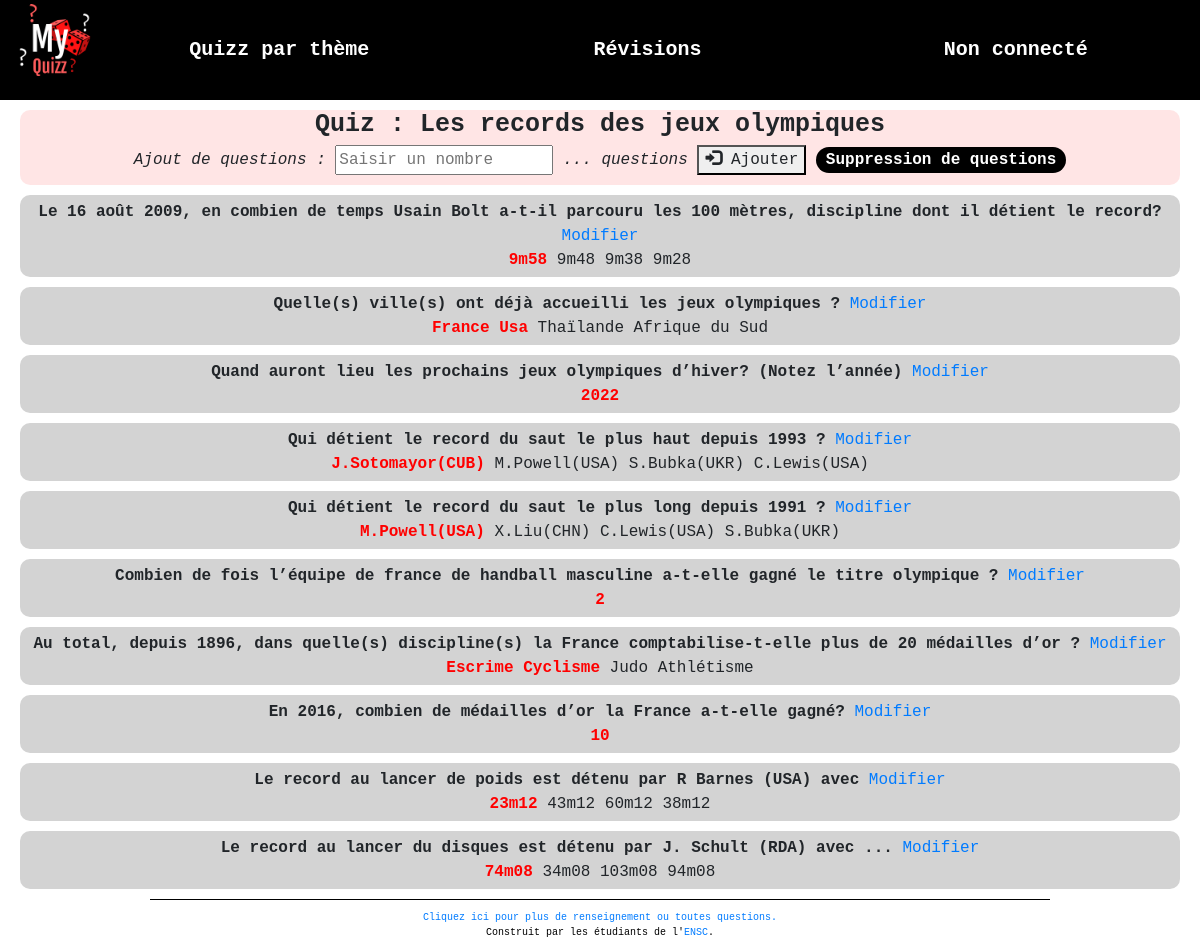
The app's page /index_question.php?id=14 with its own data.
### tables this page shows
CREATE TABLE `quiz` (
  `quiz_id` int(11) NOT NULL,
  `quiz_nom` varchar(255) NOT NULL,
  `nbquestions` int(11) NOT NULL DEFAULT 10,
  `datecreation` datetime NOT NULL DEFAULT current_timestamp(),
  `theme_id` int(11) NOT NULL,
  `createur` varchar(255) NOT NULL
);

CREATE TABLE `question` (
  `ques_id` int(11) NOT NULL,
  `ques_cont` text NOT NULL,
  `ques_type` enum('texte','radio','checkbox') NOT NULL,
  `quiz_id` int(11) NOT NULL,
  `ques_num` int(11) NOT NULL
);

CREATE TABLE `reponse` (
  `rep_id` int(11) NOT NULL,
  `rep_cont` varchar(255) NOT NULL,
  `rep_niveau` enum('facile','moyen','difficile') DEFAULT NULL,
  `rep_estVrai` enum('vrai','faux') NOT NULL DEFAULT 'faux',
  `ques_id` int(11) NOT NULL
);

### includes/function.php (called while the page is built, shortened)
<?php
function getDb() {
    try{
		return new PDO("mysql:host=localhost;dbname=myquizz;charset=utf8", 'root', '', array(PDO::ATTR_ERRMODE => PDO::ERRMODE_EXCEPTION));
    }
    catch(PDOException $e){
        echo "Erreur : " . $e->getMessage();
    }
}
?>

### index_question.php (the view, shortened to what this page needs)
<?php
	require_once "includes/function.php";
	$quizId = $_GET['id'];
	$stmt = getDb()->prepare('select * from quiz where quiz_id=?');
	$stmt->execute(array($quizId));
	$quizs = $stmt->fetch();
	$stmt3 = getDb()->prepare('select * from question where quiz_id=?');
	$stmt3->execute(array($quizId));
	$questions = $stmt3->fetchAll();
?>
<!doctype html>
<html>
	<?php
		require_once "includes/head.php";
	?>
	<body>
		<?php include "includes/header.php"; ?>
		<div class="containeurGlobal">
			<div class="infoBase">
				<div id="infoBaseInt">
				<h1><strong> Quiz : <?=$quizs['quiz_nom'] ?> </strong></h1>
					<form method="post" action="index_question.php?id=<?=$quizId?>">
						<em>Ajout de questions :</em>
						<input type="text" name="nb" class="formTexte" placeholder="Saisir un nombre" required autofocus>
						<em>... questions</em>
						<button type="submit" name="validation" class="boutonC"><span class="glyphicon glyphicon-log-in"></span> Ajouter</button>
						<a class="option" href="suppr_question.php?id=<?= $quizId ?>">Suppression de questions</a>
					</form>
				</div>
			</div>
				<?php foreach ($questions as $question) { ?>
					<div class="element">
						<div id="elementInt">
						<strong><?= $question['ques_cont']?></strong>
						<a class="QuizTitle" href="modif_question.php?id=<?= $quizId?>&num=<?= $question['ques_id']?>">Modifier</a><br/>
						<?php
							$stmt4 = getDb()->prepare('select * from reponse where ques_id=?');
							$stmt4->execute(array($question['ques_id']));
							$reponses = $stmt4->fetchAll();
							foreach ($reponses as $reponse){
								if ($reponse['rep_estVrai']=='vrai')
									echo '<font color=red><strong>'.$reponse['rep_cont'].'</strong></font>';
								else
									echo $reponse['rep_cont'].'';
							}
							?>
					</div>
					</div>
				<?php } ?>
		</div>
	<?php require_once "includes/footer.php"; ?>
	</body>
</html>

### css/style.css (style rules this page uses)
body { width:100%; font-family : Courier New; }
.option { padding: 4px 10px; background: black; color: white; font-weight: bold; font-size: 16px; border-radius: 20px; height:2px; align-items:center; }
.containeurGlobal { padding-right: 10px; padding-left: 10px; margin-left:10px; margin-right:10px; align-items:center; }
.infoBase { font-family:Courier New,'Gill Sans', 'Gill Sans MT', Calibri, 'Trebuchet MS', sans-serif; margin-left:auto; margin-right:auto; margin-top:10px; border-radius: 10px; display: flex; background-color: rgba(255, 0, 0, .1); font-size:medium; align-items:center; }
#infoBaseInt { display: block; margin-left: auto; margin-right:auto; text-align:center; align-items:center; padding-bottom:10px; }
.element { font-family:Courier New,'Gill Sans', 'Gill Sans MT', Calibri, 'Trebuchet MS', sans-serif; margin-left:auto; margin-right:auto; margin-top:10px; font-size:medium; background-color: lightgray; border-radius: 10px; display: block; padding-top:5px; padding-bottom:5px; }
#elementInt { display: block; text-align:center; }

### records on screen
quiz: quiz_nom "Les records des jeux olympiques"
question: ques_cont "Le 16 août 2009, en combien de temps Usain Bolt a-t-il parcouru les 100 mètres, discipline dont il détient le record?"
reponse: rep_cont "9m58"
reponse: rep_cont "9m48"
reponse: rep_cont "9m38"
reponse: rep_cont "9m28"
question: ques_cont "Quelle(s) ville(s) ont déjà accueilli les jeux olympiques ?"
reponse: rep_cont "France"
reponse: rep_cont "Usa"
reponse: rep_cont "Thaïlande"
reponse: rep_cont "Afrique du Sud"
question: ques_cont "Quand auront lieu les prochains jeux olympiques d’hiver? (Notez l’année)"
reponse: rep_cont "2022"
question: ques_cont "Qui détient le record du saut le plus haut depuis 1993 ?"
reponse: rep_cont "J.Sotomayor(CUB)"
reponse: rep_cont "M.Powell(USA)"
reponse: rep_cont "S.Bubka(UKR)"
reponse: rep_cont "C.Lewis(USA)"
question: ques_cont "Qui détient le record du saut le plus long depuis 1991 ?"
reponse: rep_cont "M.Powell(USA)"
reponse: rep_cont "X.Liu(CHN)"
reponse: rep_cont "C.Lewis(USA)"
reponse: rep_cont "S.Bubka(UKR)"
question: ques_cont "Combien de fois l’équipe de france de handball masculine a-t-elle gagné le titre olympique ?"
reponse: rep_cont "2"
question: ques_cont "Au total, depuis 1896, dans quelle(s) discipline(s) la France comptabilise-t-elle plus de 20 médailles d’or ?"
reponse: rep_cont "Escrime"
reponse: rep_cont "Cyclisme"
reponse: rep_cont "Judo"
reponse: rep_cont "Athlétisme"
question: ques_cont "En 2016, combien de médailles d’or la France a-t-elle gagné?"
reponse: rep_cont "10"
question: ques_cont "Le record au lancer de poids est détenu par R Barnes (USA) avec"
reponse: rep_cont "23m12"
reponse: rep_cont "43m12"
reponse: rep_cont "60m12"
reponse: rep_cont "38m12"
question: ques_cont "Le record au lancer du disques est détenu par J. Schult (RDA) avec ..."
reponse: rep_cont "74m08"
reponse: rep_cont "34m08"
reponse: rep_cont "103m08"
reponse: rep_cont "94m08"
